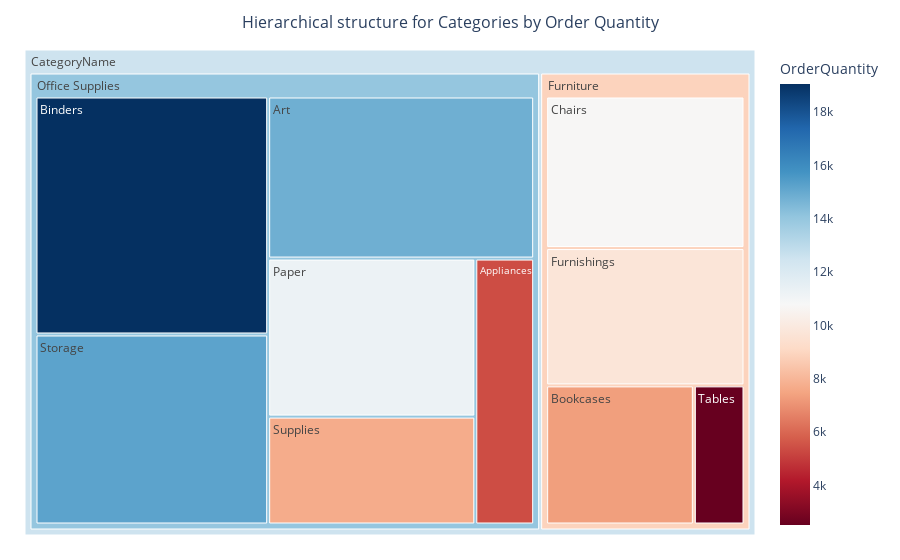
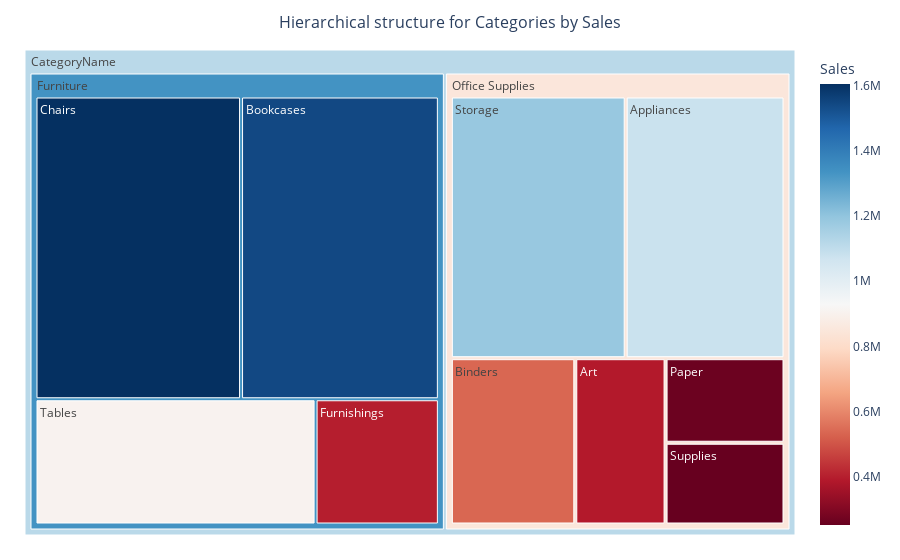

These figures' notebook cell, in order:
### Markdown cell above
### <span style="color: green">Hierarchical structure for Categories by Order Quantity and Sales</span>

#### <span style="color: green">*Cấu trúc phân cấp cho từng ngành hàng theo số lượng đặt hàng và doanh số bán hàng*</span>

### Code cell
#create DataFrame between OrderQuantity and Sales by Category
df = data_mix.groupby(['CategoryName','SubcategoryName']).agg({'OrderQuantity': sum, 'Sales': sum})[['OrderQuantity','Sales']].reset_index()

#create treemap for Category by Order Quantity
import plotly.express as px
import numpy as np
fig = px.treemap(df, path=[px.Constant('CategoryName'),'CategoryName','SubcategoryName'], values='OrderQuantity',  
                 color="OrderQuantity", hover_data=['SubcategoryName'],color_continuous_scale='RdBu')
fig.update_layout(margin = dict(t=50, l=25, r=25, b=25),title_font_size=16,
    title={'text': "Hierarchical structure for Categories by Order Quantity",'x':0.5,'y':0.97,'xanchor': 'center','yanchor': 'top'})
fig.show()


#create treemap for Category by Sales
import plotly.express as px
import numpy as np
fig = px.treemap(df, path=[px.Constant('CategoryName'),'CategoryName','SubcategoryName'], values='Sales',  
                 color="Sales", hover_data=['SubcategoryName'],color_continuous_scale='RdBu')
fig.update_layout(margin = dict(t=50, l=25, r=25, b=25),title_font_size=16,
    title={'text': "Hierarchical structure for Categories by Sales",'x':0.5,'y':0.97,'xanchor': 'center','yanchor': 'top'})
fig.show()

### Figure 1 — Plotly figure (JSON) as saved in the notebook; plotly's stock layout.template omitted (floating-point values rounded to 4 significant figures)
{"data": [{"branchvalues": "total", "customdata": [["Appliances", 5387], ["Art", 14838], ["Binders", 19059], ["Bookcases", 7324], ["Chairs", 10715], ["Furnishings", 9707], ["Paper", 11268], ["Storage", 15218], ["Supplies", 7693], ["Tables", 2513], ["(?)", 8890.0], ["(?)", 14020.0], ["(?)", 12530.0]], "domain": {"x": [0, 1], "y": [0, 1]}, "hovertemplate": "labels=%{label}<br>OrderQuantity_sum=%{value}<br>parent=%{parent}<br>id=%{id}<br>SubcategoryName=%{customdata[0]}<br>OrderQuantity=%{color}<extra></extra>", "ids": ["CategoryName/Office Supplies/Appliances", "CategoryName/Office Supplies/Art", "CategoryName/Office Supplies/Binders", "CategoryName/Furniture/Bookcases", "CategoryName/Furniture/Chairs", "CategoryName/Furniture/Furnishings", "CategoryName/Office Supplies/Paper", "CategoryName/Office Supplies/Storage", "CategoryName/Office Supplies/Supplies", "CategoryName/Furniture/Tables", "CategoryName/Furniture", "CategoryName/Office Supplies", "CategoryName"], "labels": ["Appliances", "Art", "Binders", "Bookcases", "Chairs", "Furnishings", "Paper", "Storage", "Supplies", "Tables", "Furniture", "Office Supplies", "CategoryName"], "marker": {"coloraxis": "coloraxis", "colors": [5387, 14838, 19059, 7324, 10715, 9707, 11268, 15218, 7693, 2513, 8890.0, 14020.0, 12530.0]}, "name": "", "parents": ["CategoryName/Office Supplies", "CategoryName/Office Supplies", "CategoryName/Office Supplies", "CategoryName/Furniture", "CategoryName/Furniture", "CategoryName/Furniture", "CategoryName/Office Supplies", "CategoryName/Office Supplies", "CategoryName/Office Supplies", "CategoryName/Furniture", "CategoryName", "CategoryName", ""], "type": "treemap", "values": [5387, 14838, 19059, 7324, 10715, 9707, 11268, 15218, 7693, 2513, 30259, 73463, 103722]}], "layout": {"coloraxis": {"colorbar": {"title": {"text": "OrderQuantity"}}, "colorscale": [[0, "rgb(103,0,31)"], [0.1, "rgb(178,24,43)"], [0.2, "rgb(214,96,77)"], [0.3, "rgb(244,165,130)"], [0.4, "rgb(253,219,199)"], [0.5, "rgb(247,247,247)"], [0.6, "rgb(209,229,240)"], [0.7, "rgb(146,197,222)"], [0.8, "rgb(67,147,195)"], [0.9, "rgb(33,102,172)"], [1, "rgb(5,48,97)"]]}, "legend": {"tracegroupgap": 0}, "margin": {"b": 25, "l": 25, "r": 25, "t": 50}, "title": {"font": {"size": 16}, "text": "Hierarchical structure for Categories by Order Quantity", "x": 0.5, "xanchor": "center", "y": 0.97, "yanchor": "top"}}}

### Figure 2 — Plotly figure (JSON) as saved in the notebook; plotly's stock layout.template omitted (floating-point values rounded to 4 significant figures)
{"data": [{"branchvalues": "total", "customdata": [["Appliances", 1078000.0], ["Art", 389500.0], ["Binders", 536900.0], ["Bookcases", 1545000.0], ["Chairs", 1605000.0], ["Furnishings", 398300.0], ["Paper", 260900.0], ["Storage", 1187000.0], ["Supplies", 252300.0], ["Tables", 904800.0], ["(?)", 1334000.0], ["(?)", 848600.0], ["(?)", 1114000.0]], "domain": {"x": [0, 1], "y": [0, 1]}, "hovertemplate": "labels=%{label}<br>Sales_sum=%{value}<br>parent=%{parent}<br>id=%{id}<br>SubcategoryName=%{customdata[0]}<br>Sales=%{color}<extra></extra>", "ids": ["CategoryName/Office Supplies/Appliances", "CategoryName/Office Supplies/Art", "CategoryName/Office Supplies/Binders", "CategoryName/Furniture/Bookcases", "CategoryName/Furniture/Chairs", "CategoryName/Furniture/Furnishings", "CategoryName/Office Supplies/Paper", "CategoryName/Office Supplies/Storage", "CategoryName/Office Supplies/Supplies", "CategoryName/Furniture/Tables", "CategoryName/Furniture", "CategoryName/Office Supplies", "CategoryName"], "labels": ["Appliances", "Art", "Binders", "Bookcases", "Chairs", "Furnishings", "Paper", "Storage", "Supplies", "Tables", "Furniture", "Office Supplies", "CategoryName"], "marker": {"coloraxis": "coloraxis", "colors": [1078000.0, 389500.0, 536900.0, 1545000.0, 1605000.0, 398300.0, 260900.0, 1187000.0, 252300.0, 904800.0, 1334000.0, 848600.0, 1114000.0]}, "name": "", "parents": ["CategoryName/Office Supplies", "CategoryName/Office Supplies", "CategoryName/Office Supplies", "CategoryName/Furniture", "CategoryName/Furniture", "CategoryName/Furniture", "CategoryName/Office Supplies", "CategoryName/Office Supplies", "CategoryName/Office Supplies", "CategoryName/Furniture", "CategoryName", "CategoryName", ""], "type": "treemap", "values": [1078000.0, 389500.0, 536900.0, 1545000.0, 1605000.0, 398300.0, 260900.0, 1187000.0, 252300.0, 904800.0, 4453000.0, 3705000.0, 8158000.0]}], "layout": {"coloraxis": {"colorbar": {"title": {"text": "Sales"}}, "colorscale": [[0, "rgb(103,0,31)"], [0.1, "rgb(178,24,43)"], [0.2, "rgb(214,96,77)"], [0.3, "rgb(244,165,130)"], [0.4, "rgb(253,219,199)"], [0.5, "rgb(247,247,247)"], [0.6, "rgb(209,229,240)"], [0.7, "rgb(146,197,222)"], [0.8, "rgb(67,147,195)"], [0.9, "rgb(33,102,172)"], [1, "rgb(5,48,97)"]]}, "legend": {"tracegroupgap": 0}, "margin": {"b": 25, "l": 25, "r": 25, "t": 50}, "title": {"font": {"size": 16}, "text": "Hierarchical structure for Categories by Sales", "x": 0.5, "xanchor": "center", "y": 0.97, "yanchor": "top"}}}
